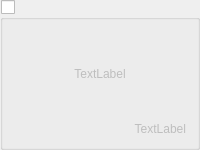
<?xml version="1.0" encoding="UTF-8"?>
<ui version="4.0">
 <class>TitleGroup</class>
 <widget class="QGroupBox" name="TitleGroup">
  <property name="geometry">
   <rect>
    <x>0</x>
    <y>0</y>
    <width>200</width>
    <height>150</height>
   </rect>
  </property>
  <property name="maximumSize">
   <size>
    <width>210</width>
    <height>180</height>
   </size>
  </property>
  <property name="windowTitle">
   <string>GroupBox</string>
  </property>
  <property name="checkable">
   <bool>true</bool>
  </property>
  <property name="checked">
   <bool>false</bool>
  </property>
  <layout class="QVBoxLayout" name="verticalLayout">
   <item>
    <widget class="QLabel" name="lblImage">
     <property name="sizePolicy">
      <sizepolicy hsizetype="Preferred" vsizetype="Expanding">
       <horstretch>0</horstretch>
       <verstretch>0</verstretch>
      </sizepolicy>
     </property>
     <property name="maximumSize">
      <size>
       <width>192</width>
       <height>140</height>
      </size>
     </property>
     <property name="text">
      <string>TextLabel</string>
     </property>
     <property name="alignment">
      <set>Qt::AlignCenter</set>
     </property>
    </widget>
   </item>
   <item>
    <widget class="QLabel" name="lblSize">
     <property name="sizePolicy">
      <sizepolicy hsizetype="Preferred" vsizetype="Maximum">
       <horstretch>0</horstretch>
       <verstretch>0</verstretch>
      </sizepolicy>
     </property>
     <property name="text">
      <string>TextLabel</string>
     </property>
     <property name="alignment">
      <set>Qt::AlignRight|Qt::AlignTrailing|Qt::AlignVCenter</set>
     </property>
    </widget>
   </item>
  </layout>
 </widget>
 <resources/>
 <connections/>
</ui>
